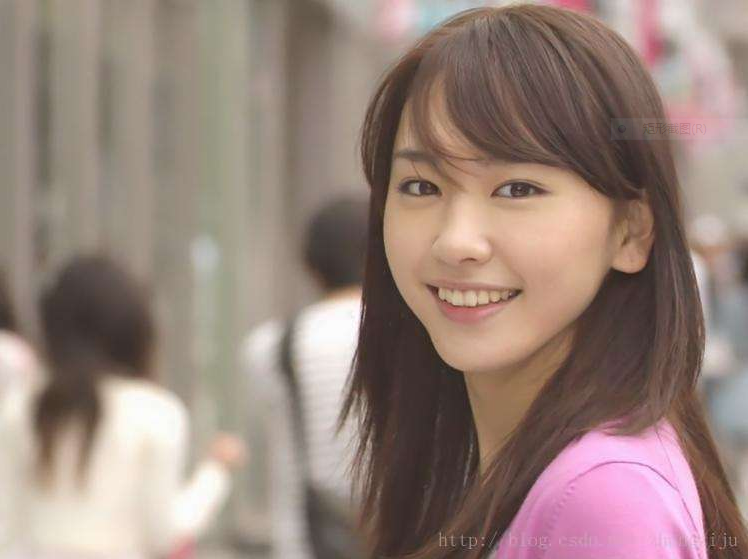
#> input picture ExperimentPy/py实验/girl.PNG, 748 x 559 px
$ python test3.py
#> lines starting #> are read from the running program, lines starting #| are printed output that depends on the picture
from PIL import Image
from PIL import ImageFilter
im = Image.open('girl.PNG')
#> im is the input picture: PIL image 748x559 RGBA; mean R, G, B, A 151.3, 131.1, 122.5, 255
om1 = im.filter(ImageFilter.BLUR)# 模糊效果
om2 = im.filter(ImageFilter.CONTOUR)# 轮廓效果
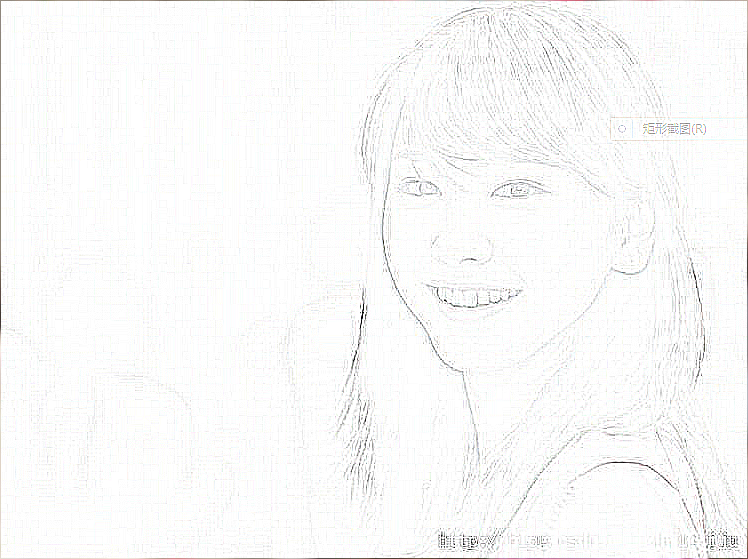
#> om2: PIL image 748x559 RGBA; mean R, G, B, A 249.6, 249.7, 249.4, 255
om3 = im.filter(ImageFilter.FIND_EDGES)# 图像的边界效果
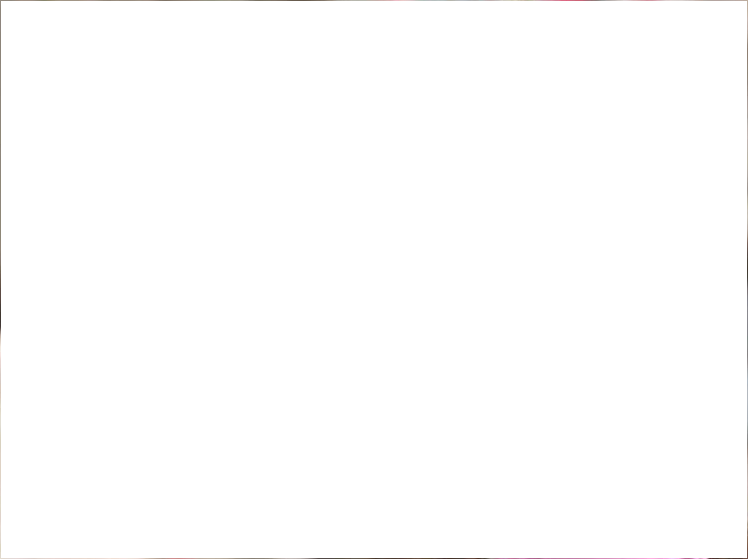
#> om3: PIL image 748x559 RGBA; mean R, G, B, A 5.9, 5.6, 5.8, 1.6; transparent parts drawn white
om1.save('1.PNG')
om2.save('2.PNG')
om3.save('3.PNG')
